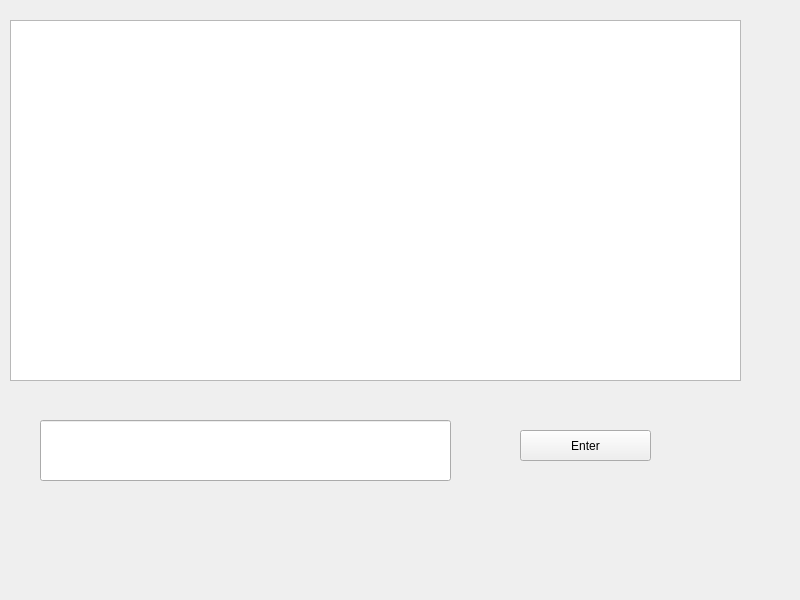
<?xml version="1.0" encoding="UTF-8"?>
<ui version="4.0">
 <class>Widget</class>
 <widget class="QWidget" name="Widget">
  <property name="geometry">
   <rect>
    <x>0</x>
    <y>0</y>
    <width>800</width>
    <height>600</height>
   </rect>
  </property>
  <property name="windowTitle">
   <string>Widget</string>
  </property>
  <widget class="QPlainTextEdit" name="plainTextEdit">
   <property name="geometry">
    <rect>
     <x>10</x>
     <y>20</y>
     <width>731</width>
     <height>361</height>
    </rect>
   </property>
   <property name="readOnly">
    <bool>true</bool>
   </property>
  </widget>
  <widget class="QLineEdit" name="lineEdit">
   <property name="geometry">
    <rect>
     <x>40</x>
     <y>420</y>
     <width>411</width>
     <height>61</height>
    </rect>
   </property>
  </widget>
  <widget class="QPushButton" name="pushButton">
   <property name="geometry">
    <rect>
     <x>520</x>
     <y>430</y>
     <width>131</width>
     <height>31</height>
    </rect>
   </property>
   <property name="text">
    <string>Enter</string>
   </property>
  </widget>
 </widget>
 <resources/>
 <connections/>
</ui>
